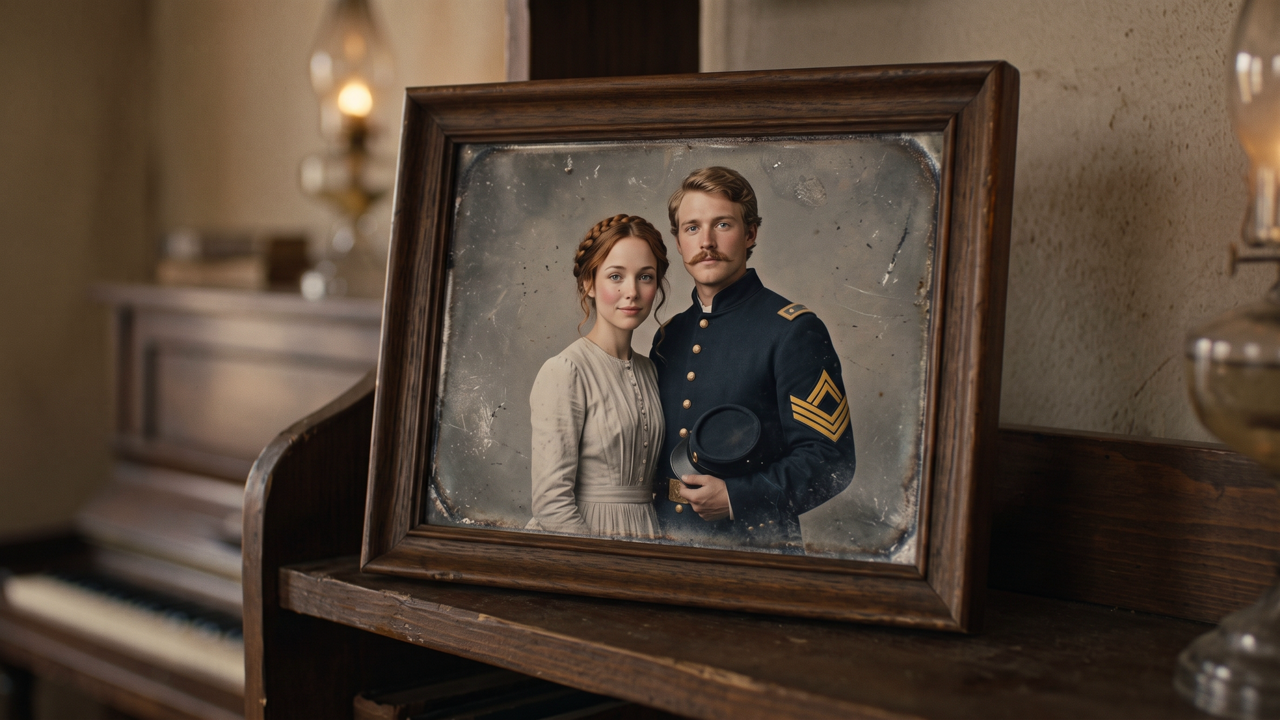
#> input picture visuals/images/I02.png, 1280 x 720 px, given in place of f_36.0.png, which was not available
$ python make_carousel.py
#> lines starting #> are read from the running program, lines starting #| are printed output that depends on the picture; pictures that were not available may be replaced by others from this repository, and a replacement may not be noted
#!/usr/bin/env python3
"""Image carousel (YouTube Post / Shorts feed) for "The Widow's Piano" — 9 cards, 4:5, 1080x1350."""
from PIL import Image, ImageDraw, ImageFont, ImageFilter, ImageEnhance
import os

SRC = "/home/claude/car/src"
OUT = "/home/claude/car/out"
RYE = "/home/claude/sh/fonts/Rye-Regular.ttf"
INTER = "/home/claude/sh/fonts/Inter-ExtraBold.otf"
W, H = 1080, 1350
GOLD = (255, 214, 51)
WHITE = (255, 255, 255)
os.makedirs(OUT, exist_ok=True)

# (file, crop centre x as a fraction of width, lines [(text, font, size, colour)], top_label)
CARDS = [
    ("f_36.0.png", 0.50, [("THE WHOLE TOWN", "rye", 92, WHITE), ("CAME TO LAUGH", "rye", 92, WHITE), ("AT HER.", "rye", 92, GOLD)], True),
    ("I13.png", 0.47, [("Her mother's piano.", "inter", 64, WHITE), ("Sold to pay her late", "inter", 52, WHITE), ("husband's debt.", "inter", 52, WHITE)], False),
    ("f_33.6.png", 0.235, [("“Six dollars!", "rye", 76, GOLD), ("It will make", "rye", 76, GOLD), ("lovely kindling.”", "rye", 76, GOLD)], False),
    ("f_43.70.png", 0.47, [("Then a stranger", "inter", 64, WHITE), ("at the back of the crowd", "inter", 52, WHITE), ("raised one hand.", "inter", 64, WHITE)], False),
    ("f_50.2.png", 0.50, [("“Two hundred.", "rye", 96, GOLD), ("In gold.”", "rye", 96, GOLD)], False),
    ("I43.png", 0.53, [("That night, three riders", "inter", 58, WHITE), ("came down off the ridge", "inter", 58, WHITE), ("without a single light.", "inter", 58, WHITE)], False),
    ("I44.png", 0.52, [("They only lit their torches", "inter", 56, WHITE), ("when they reached", "inter", 56, WHITE), ("the barn.", "inter", 70, GOLD)], False),
    ("f_531.17.png", 0.51, [("“The next one", "rye", 96, GOLD), ("goes lower!”", "rye", 96, GOLD)], False),
    ("I46.png", 0.45, [("Who is the stranger?", "rye", 70, GOLD), ("And why did he come?", "inter", 54, WHITE), ("▶ Full story on the channel:", "inter", 46, WHITE), ("“The Widow's Piano”", "inter", 52, GOLD)], True),
]


def font(kind, size):
    return ImageFont.truetype(RYE if kind == "rye" else INTER, size)


def crop45(im, cx):
    iw, ih = im.size
    cw = int(ih * W / H)
    x = int(cx * iw - cw / 2)
    x = max(0, min(iw - cw, x))
    im = im.crop((x, 0, x + cw, ih)).resize((W, H), Image.LANCZOS)
    return im.filter(ImageFilter.UnsharpMask(radius=2, percent=60, threshold=3))


def gradient(h0):
    g = Image.new("L", (1, H), 0)
    for y in range(H):
        a = 0 if y < h0 else int(235 * min(1, (y - h0) / (H - h0) * 1.6))
        g.putpixel((0, y), a)
    return g.resize((W, H))


def draw_text_block(im, lines, bottom_margin=90):
    d = ImageDraw.Draw(im)
    fonts = [font(k, s) for _, k, s, _ in lines]
    heights = [f.getbbox("Ag")[3] - f.getbbox("Ag")[1] for f in fonts]
    gap = 22
    total = sum(heights) + gap * (len(lines) - 1)
    y = H - bottom_margin - total
    for (txt, k, s, col), f, h in zip(lines, fonts, heights):
        tw = d.textlength(txt, font=f)
        x = (W - tw) / 2
        sw = 6 if k == "rye" else 5
        d.text((x, y - f.getbbox("Ag")[1]), txt, font=f, fill=col, stroke_width=sw, stroke_fill=(10, 8, 6))
        y += h + gap
    return total


for i, (fn, cx, lines, label) in enumerate(CARDS, 1):
    im = Image.open(f"{SRC}/{fn}").convert("RGB")
#> im is the input picture: PIL image 1280x720 RGB; mean R, G, B 83.8, 68, 54.8
    im = crop45(im, cx)
#> in crop45, `im = im.crop((x, 0, x + cw, ih)).resize((W, H), Image.LANCZOS)`:
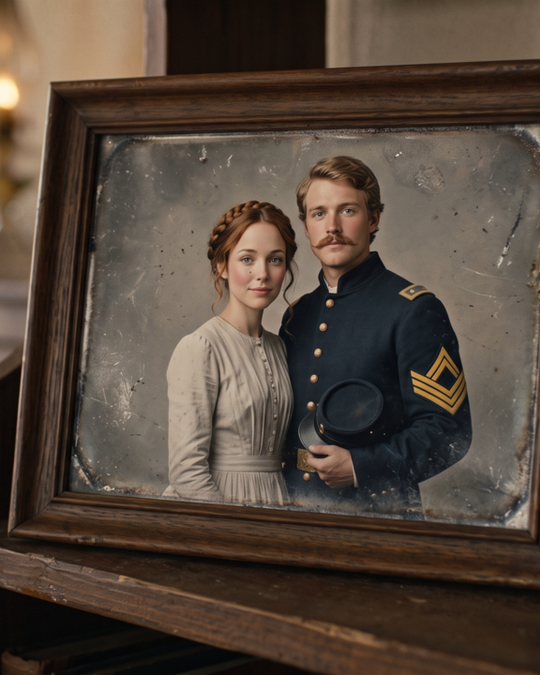
#> im: PIL image 1080x1350 RGB (shown at 1/2 size); mean R, G, B 83.8, 69.8, 58.8
    im = ImageEnhance.Contrast(im).enhance(1.04)
    dark = Image.new("RGB", (W, H), (8, 6, 4))
    im = Image.composite(dark, im, gradient(int(H * 0.50)))
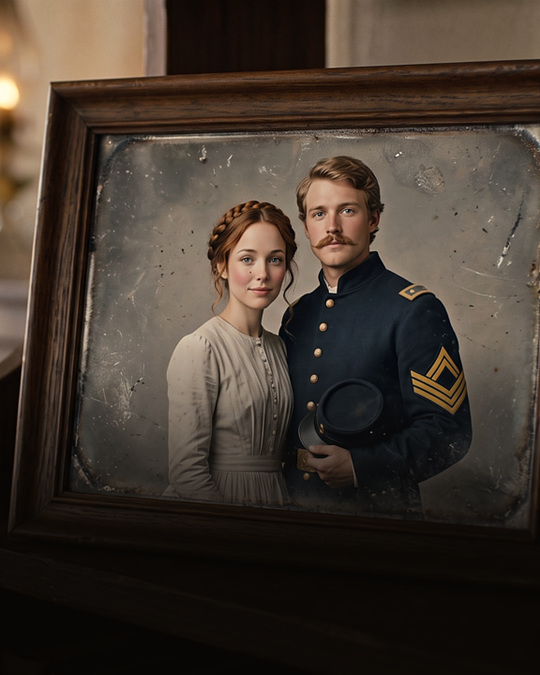
#> im: PIL image 1080x1350 RGB (shown at 1/2 size); mean R, G, B 66.3, 55.6, 46.7
    draw_text_block(im, lines)
#> the loop in draw_text_block, `for (txt, k, s, col), f, h in zip(lines, fonts, heights):` made 3 passes
#> (tw, x) on passes 1 to 3: (872.4, 103.8), (775.9, 152), (358.5, 360.8)
#> after the loop in draw_text_block, `for (txt, k, s, col), f, h in zip(lines, fonts, heights):`: y = 1282
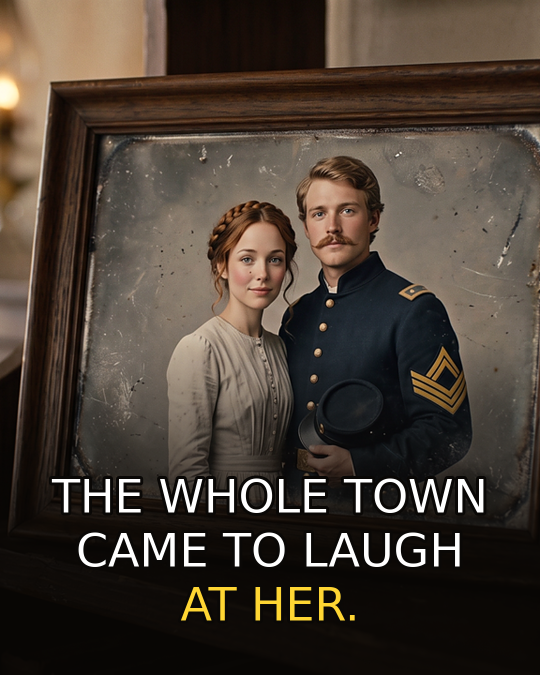
#> im: PIL image 1080x1350 RGB (shown at 1/2 size); mean R, G, B 72, 61.3, 51.8
    d = ImageDraw.Draw(im)
    if label:  # channel name on the first and last card
        f = font("rye", 40)
        t = "TALES OF CEDAR BLUFF"
        d.text(((W - d.textlength(t, font=f)) / 2, 50), t, font=f, fill=WHITE, stroke_width=4, stroke_fill=(10, 8, 6))
    # slide counter, top-right
    f = font("inter", 30)
    t = f"{i}/{len(CARDS)}"
    d.text((W - 40 - d.textlength(t, font=f), 52 if not label else 110), t, font=f, fill=(235, 235, 235), stroke_width=3, stroke_fill=(10, 8, 6))
    im.save(f"{OUT}/card_{i:02d}.jpg", quality=93)
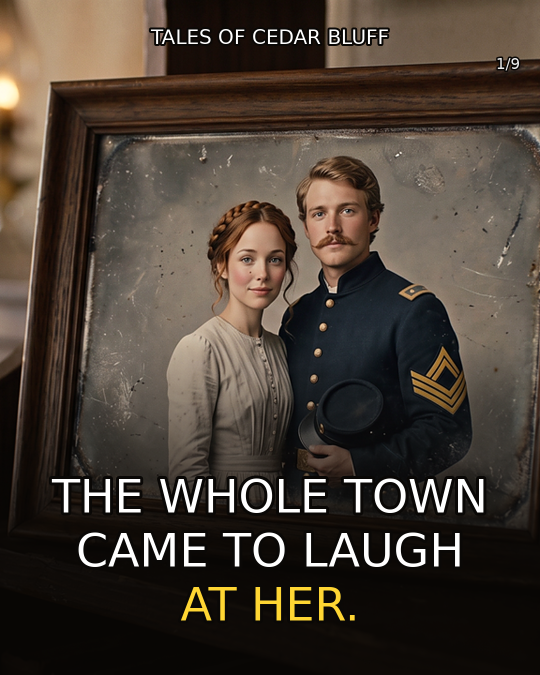
#> saved as card_01.jpg: PIL image 1080x1350 RGB (shown at 1/2 size); mean R, G, B 72.2, 61.7, 52.2
#> pass 2 of the loop `for i, (fn, cx, lines, label) in enumerate(CARDS, 1):`:
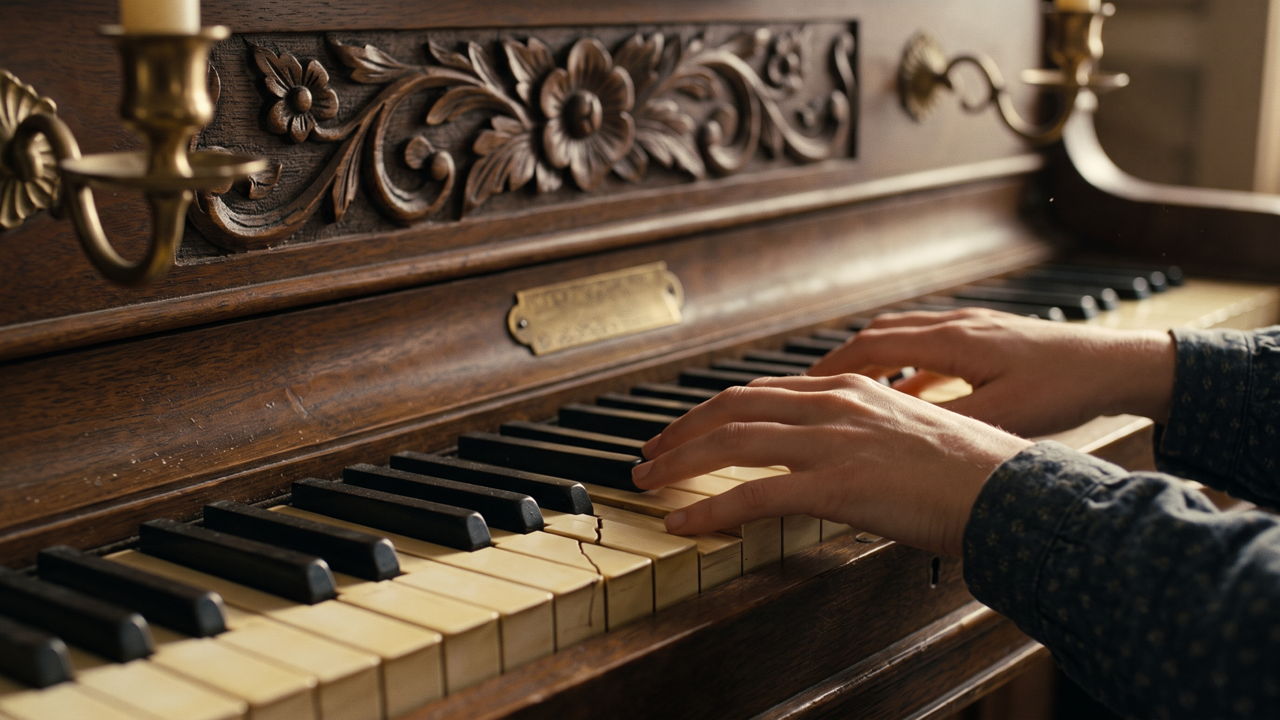
#> input picture visuals/images/I13.png, 1280 x 720 px, found by its file name
#> im is the input picture: PIL image 1280x720 RGB; mean R, G, B 87.2, 69.8, 54.3
#> `im = Image.composite(dark, im, gradient(int(H * 0.50)))`:
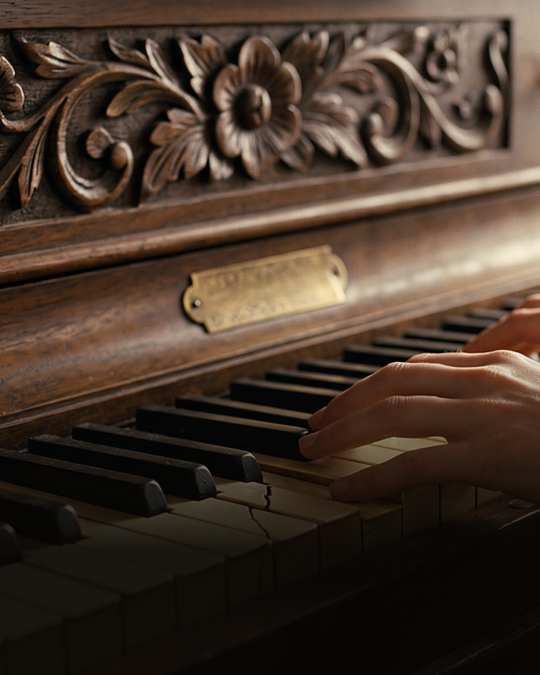
#> im: PIL image 1080x1350 RGB (shown at 1/2 size); mean R, G, B 70.4, 54.5, 42.9
#> the loop in draw_text_block (call 2), `for (txt, k, s, col), f, h in zip(lines, fonts, heights):` made 3 passes
#> (txt, s, h, tw, x, y) on passes 1 to 3: ("Her mother's piano.", 64, 60, 634.8, 222.6, 1140), ('Sold to pay her late', 52, 49, 511.3, 284.3, 1211), ("husband's debt.", 52, 49, 416.7, 331.6, 1282)
#> `draw_text_block(im, lines)`:
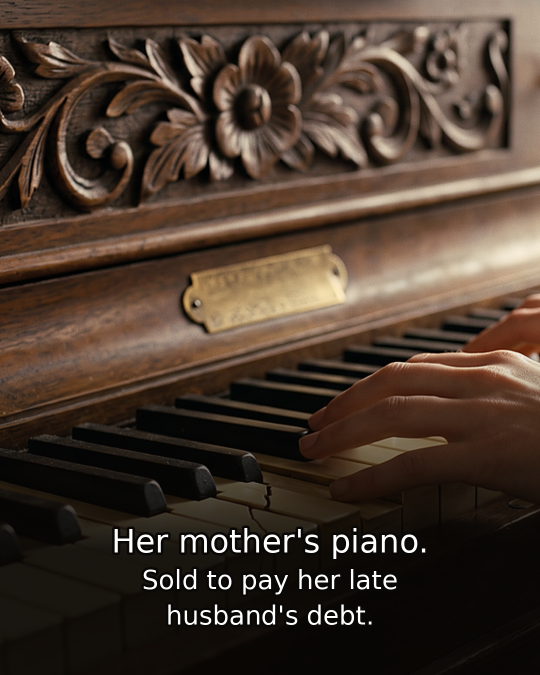
#> im: PIL image 1080x1350 RGB (shown at 1/2 size); mean R, G, B 73, 57.2, 45.7
#> pass 3 of the loop `for i, (fn, cx, lines, label) in enumerate(CARDS, 1):`:
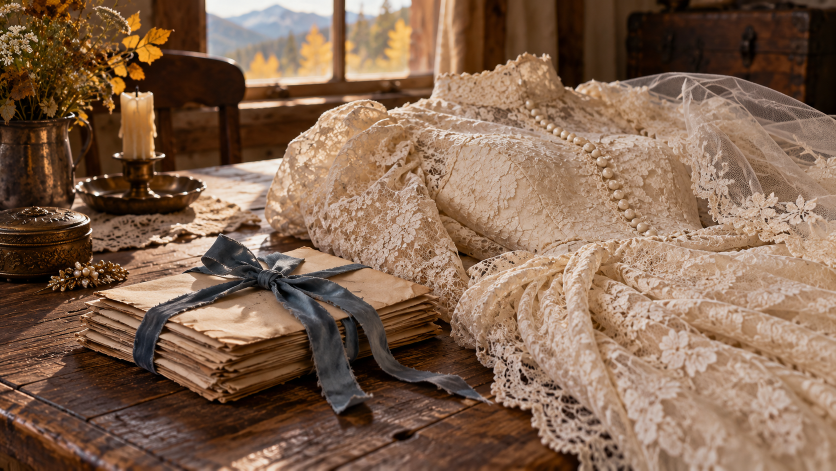
#> input picture visuals/images/I04.png, 1672 x 941 px, given in place of f_33.6.png, which was not available (shown at 1/2 size)
#> im is the input picture: PIL image 1672x941 RGB; mean R, G, B 131, 101.7, 80.4
#> `im = Image.composite(dark, im, gradient(int(H * 0.50)))`:
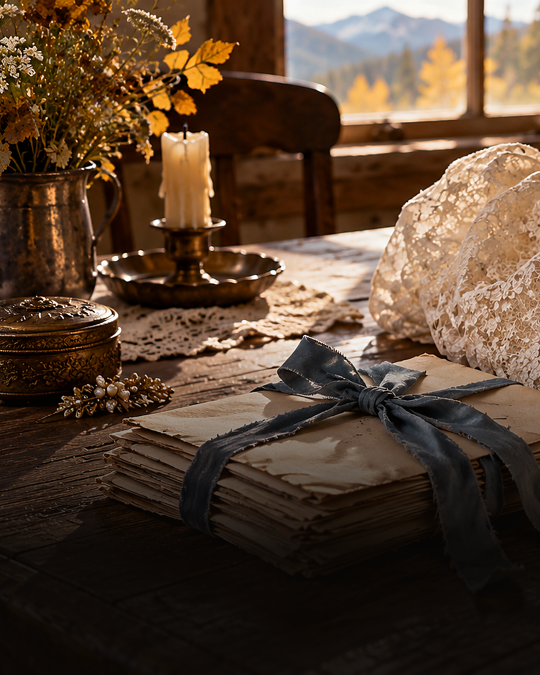
#> im: PIL image 1080x1350 RGB (shown at 1/2 size); mean R, G, B 85.9, 65, 48
#> `draw_text_block(im, lines)`:
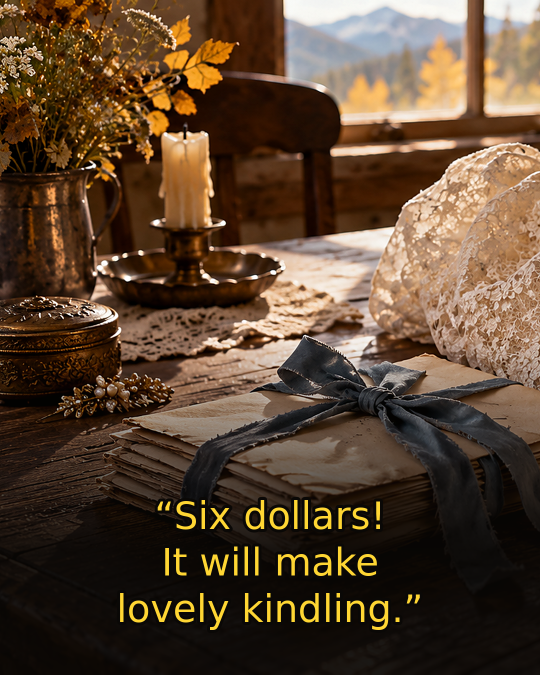
#> im: PIL image 1080x1350 RGB (shown at 1/2 size); mean R, G, B 89.3, 67.9, 48.5
#> (the run stopped early here; a loop or call above may not have finished)
